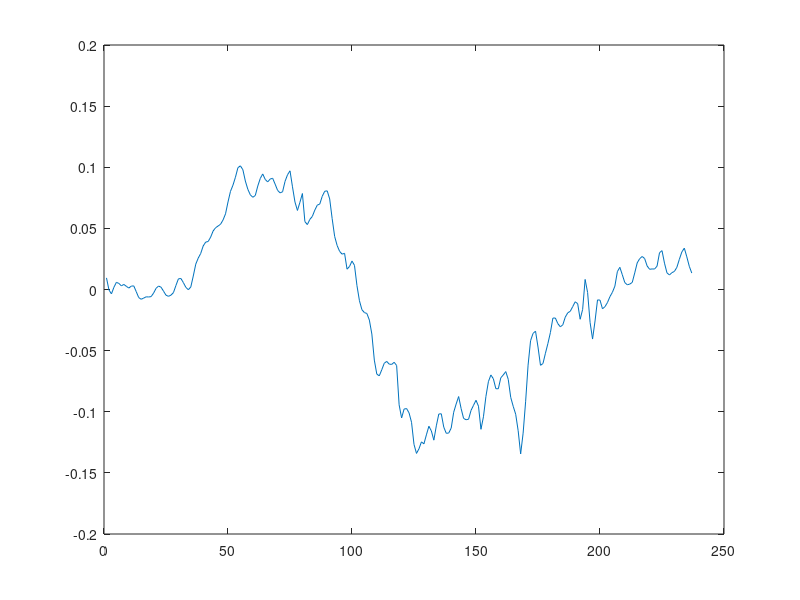
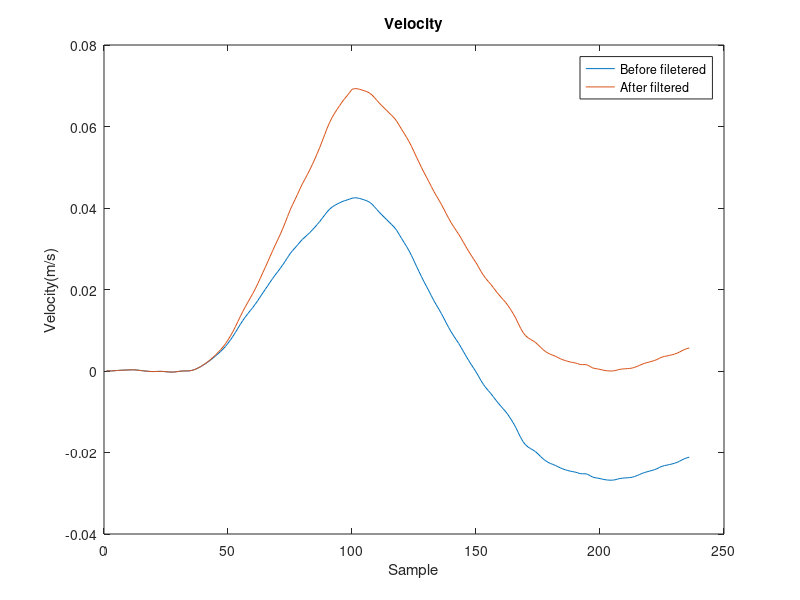
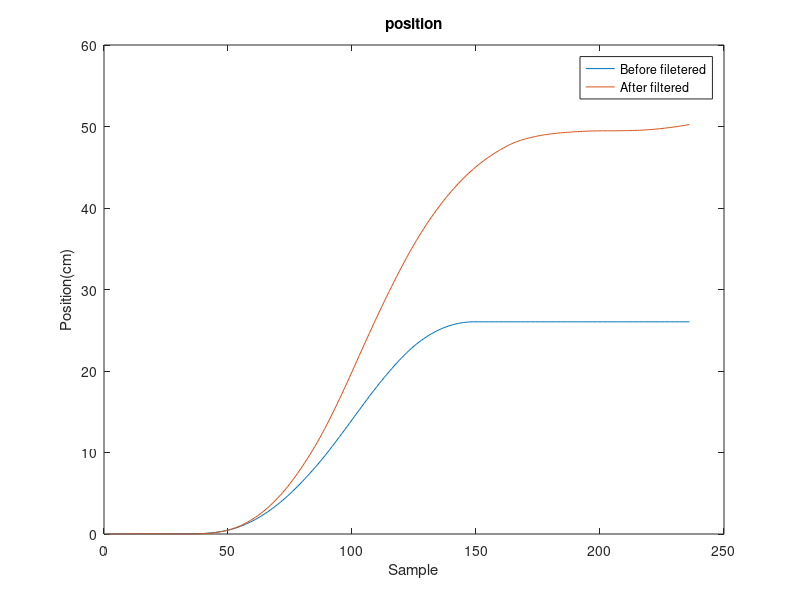

Reproduce these figures in MATLAB, in order.
clear all;
close all;

%x = load('output.txt');
x = load('output 23.txt');
figure;
plot(x);
% title('raw x');%%30.7
% [lb, la] = butter(4, 0.2);
% x = filter(lb, la, x);
% figure;
% plot(x);
% title('filtered x');%30.2740

% [lb, la] = butter(4, 0.1);
% x = filter(lb, la, x);
% figure;
% plot(x);
% title('filtered 0.1 x');%30.2805


t = 1:length(x);
dt = 0.01;
dx = 0;
vx = 0;


for i=1:length(x)-1
    vx = vx + (x(i) + x(i+1)) / 2 * dt;
    if vx > 0
        dx = dx + vx * dt
    end
    Xarrary(i)=dx;
    vxarray(i) = vx;
end

dx * 9.81 * 100

figure;
% title('Before filter');
plot(vxarray);

max = max(vxarray);
min = min(vxarray);
diff = 0 - min;


startIdx = find(vxarray > 0.001, 1);
maxIdx = find(vxarray == max, 1);
minIdx = find(vxarray == min, 1);

% remove data after min
%vxarray = vxarray(1:minIdx);

% fix data after maxIdx
vxarray(maxIdx:end) = vxarray(maxIdx:end) + diff;

% fix data between startIdx and maxIdx-1
ratio = repmat((max + diff)/max - 1, [1, maxIdx-startIdx]);
i=1:maxIdx-startIdx
curve = (1.001.^i - 1) / (1.001^(maxIdx-startIdx) - 1);
ratio = ratio .* curve;
    
vxarray(startIdx:maxIdx-1) = vxarray(startIdx:maxIdx-1) .* (ratio + 1);

dx1 = 0
for i=1:length(vxarray)
    dx1 = dx1 + vxarray(i) * dt;
    XParrary1(i)=dx1;
end
dx1 * 9.81 * 100


hold on;
% title('After filter');
plot(vxarray);
hold off;
legend('Before filetered','After filtered')
title('Velocity');
ylabel('Velocity(m/s)');
xlabel('Sample');
figure;
plot(Xarrary*9.8*100);
hold on;
plot(XParrary1*9.8*100);
% plot()
hold off;
legend('Before filetered','After filtered')
title('position');
ylabel('Position(cm)');
xlabel('Sample');
